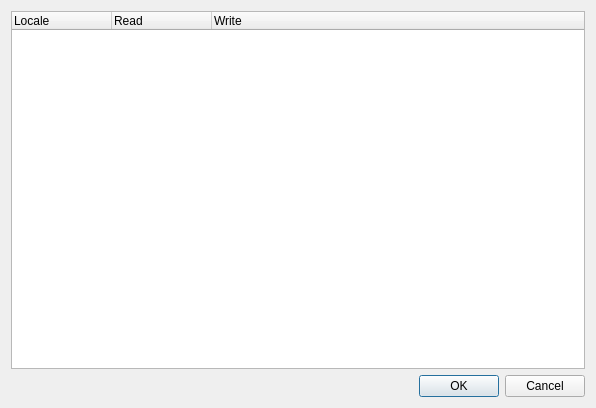
<?xml version="1.0" encoding="UTF-8"?>
<ui version="4.0">
 <class>Dialog</class>
 <widget class="QDialog" name="Dialog">
  <property name="geometry">
   <rect>
    <x>0</x>
    <y>0</y>
    <width>596</width>
    <height>408</height>
   </rect>
  </property>
  <property name="windowTitle">
   <string>Permission Properties</string>
  </property>
  <layout class="QGridLayout" name="gridLayout">
   <item row="0" column="0">
    <widget class="QTreeWidget" name="treeWidget">
     <property name="rootIsDecorated">
      <bool>true</bool>
     </property>
     <property name="wordWrap">
      <bool>false</bool>
     </property>
     <property name="headerHidden">
      <bool>false</bool>
     </property>
     <attribute name="headerVisible">
      <bool>true</bool>
     </attribute>
     <attribute name="headerDefaultSectionSize">
      <number>100</number>
     </attribute>
     <column>
      <property name="text">
       <string notr="true">Locale</string>
      </property>
     </column>
     <column>
      <property name="text">
       <string>Read</string>
      </property>
     </column>
     <column>
      <property name="text">
       <string>Write</string>
      </property>
     </column>
    </widget>
   </item>
   <item row="1" column="0">
    <widget class="QDialogButtonBox" name="buttonBox">
     <property name="orientation">
      <enum>Qt::Horizontal</enum>
     </property>
     <property name="standardButtons">
      <set>QDialogButtonBox::Cancel|QDialogButtonBox::Ok</set>
     </property>
    </widget>
   </item>
  </layout>
 </widget>
 <resources/>
 <connections>
  <connection>
   <sender>buttonBox</sender>
   <signal>accepted()</signal>
   <receiver>Dialog</receiver>
   <slot>accept()</slot>
   <hints>
    <hint type="sourcelabel">
     <x>248</x>
     <y>254</y>
    </hint>
    <hint type="destinationlabel">
     <x>157</x>
     <y>274</y>
    </hint>
   </hints>
  </connection>
  <connection>
   <sender>buttonBox</sender>
   <signal>rejected()</signal>
   <receiver>Dialog</receiver>
   <slot>reject()</slot>
   <hints>
    <hint type="sourcelabel">
     <x>316</x>
     <y>260</y>
    </hint>
    <hint type="destinationlabel">
     <x>286</x>
     <y>274</y>
    </hint>
   </hints>
  </connection>
 </connections>
</ui>
